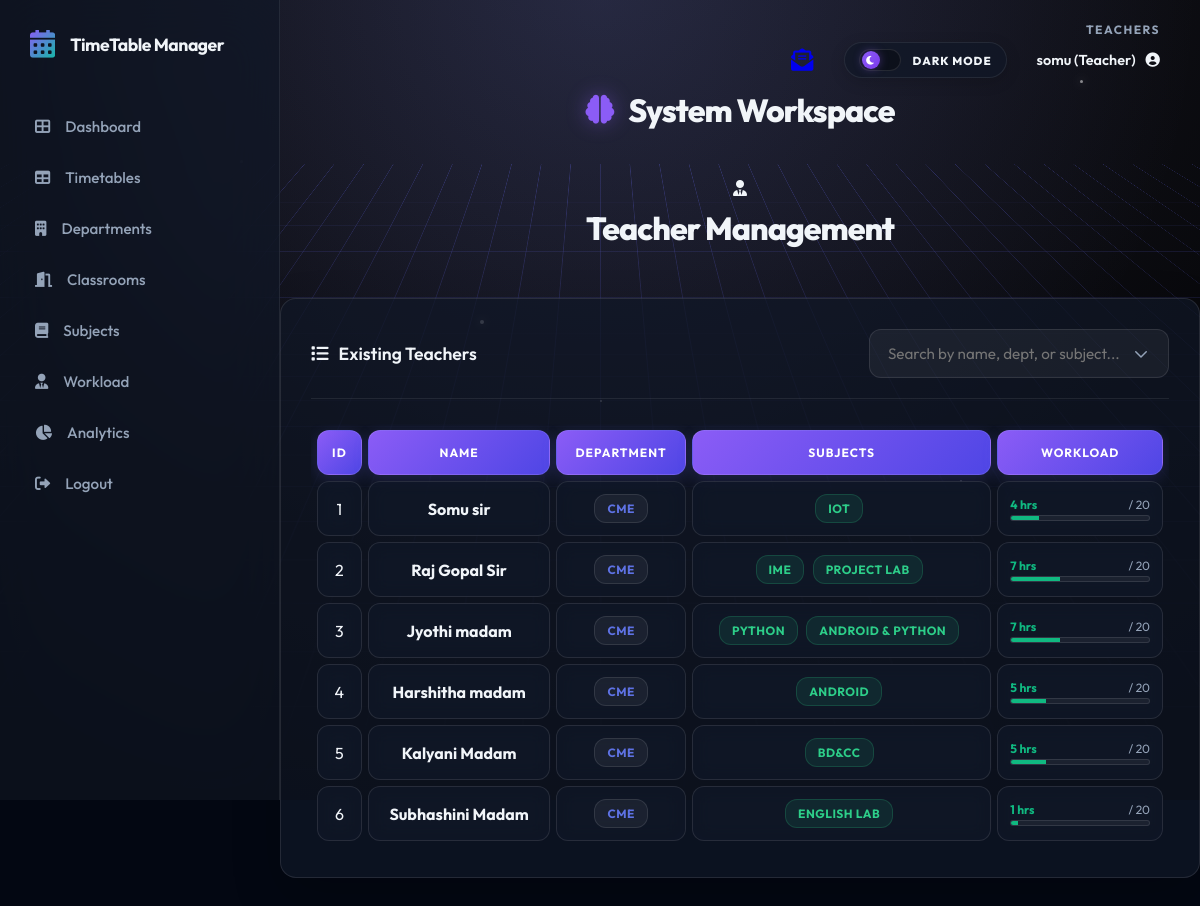
/teachers (signed in), run on the app's committed database.
### models.py (models this page shows)
class User(db.Model, UserMixin):
    id = db.Column(db.Integer, primary_key=True)
    username = db.Column(db.String(80), unique=True, nullable=False)
    password = db.Column(db.String(120), nullable=False)
    email = db.Column(db.String(120), nullable=True)
    role = db.Column(db.String(20), nullable=False, default='student')
    dept_id = db.Column(db.Integer, db.ForeignKey('department.id'), nullable=True)
    teacher_id = db.Column(db.Integer, db.ForeignKey('teacher.id'), nullable=True)
    department = db.relationship('Department', backref='users', lazy=True)
    teacher_profile = db.relationship('Teacher', backref='user_account', uselist=False, lazy=True)

class Teacher(db.Model):
    id = db.Column(db.Integer, primary_key=True)
    name = db.Column(db.String(100), nullable=False)
    email = db.Column(db.String(120), unique=True, nullable=True)
    dept_id = db.Column(db.Integer, db.ForeignKey('department.id'), nullable=True)
    workload_limit = db.Column(db.Integer, default=20)
    allocations = db.relationship('Allocation', backref='teacher', lazy=True, cascade="all, delete-orphan")
    timetable_entries = db.relationship('TimetableEntry', backref='teacher', lazy=True, cascade="all, delete-orphan")

class Department(db.Model):
    id = db.Column(db.Integer, primary_key=True)
    name = db.Column(db.String(100), nullable=False)
    code = db.Column(db.String(10), nullable=False)
    section = db.Column(db.String(10), nullable=True, default='A')
    semester = db.Column(db.String(20), nullable=True, default='Semester 1')
    courses = db.relationship('Course', backref='department', lazy=True, cascade="all, delete-orphan")
    teachers = db.relationship('Teacher', backref='department', lazy=True, cascade="all, delete-orphan")
    timetable_entries = db.relationship('TimetableEntry', backref='department', lazy=True, cascade="all, delete-orphan")

class Allocation(db.Model):
    id = db.Column(db.Integer, primary_key=True)
    course_id = db.Column(db.Integer, db.ForeignKey('course.id'), nullable=False)
    teacher_id = db.Column(db.Integer, db.ForeignKey('teacher.id'), nullable=False)

class Course(db.Model):
    id = db.Column(db.Integer, primary_key=True)
    name = db.Column(db.String(100), nullable=False)
    code = db.Column(db.String(20), nullable=False)
    dept_id = db.Column(db.Integer, db.ForeignKey('department.id'), nullable=False)
    type = db.Column(db.String(20), nullable=False, default='Theory')
    hours_per_week = db.Column(db.Integer, nullable=False)
    allocations = db.relationship('Allocation', backref='course', lazy=True, cascade="all, delete-orphan")
    timetable_entries = db.relationship('TimetableEntry', backref='course', lazy=True, cascade="all, delete-orphan")

### routes.py (the view, shortened to what this page needs)
@main.route('/teachers', methods=['GET', 'POST'])
@login_required
def teachers():
    teachers = Teacher.query.all()
    depts = Department.query.all()
    return render_template('resources/teachers.html', teachers=teachers, departments=depts)

### app.py (called while the page is built)
@login_manager.user_loader
def load_user(user_id):
    return User.query.get(int(user_id))

@app.context_processor
def inject_unread_count():
    from flask_login import current_user
    from models import Message
    if current_user.is_authenticated:
        count = Message.query.filter_by(recipient_id=current_user.id, is_read=False).count()
        return dict(unread_count=count)
    return dict(unread_count=0)

### templates/resources/teachers.html (shortened to what this page needs)
{% extends 'base.html' %}
{% block content %}
<div class="page-title-section">
    <div class="page-title">
        <i class="fas fa-user-tie"></i>
        <h1>Teacher Management</h1>
    </div>
</div>
<div class="card">
    <div class="card-header" style="display: flex; justify-content: space-between; align-items: center;">
        <h3><i class="fas fa-list"></i> Existing Teachers</h3>
        <input type="text" id="teacherSearch" onkeyup="filterTeachers()"
            placeholder="Search by name, dept, or subject..." class="form-control" style="width: 300px;">
    </div>
    <div class="timetable-responsive">
        <table class="timetable-table">
            <thead>
                <tr>
                    <th>ID</th>
                    <th>Name</th>
                    <th>Department</th>
                    <th>Subjects</th>
                    <th>Workload</th>
                </tr>
            </thead>
            <tbody>
                {% for teacher in teachers %}
                <tr>
                    <td>{{ teacher.id }}</td>
                    <td><strong>{{ teacher.name }}</strong></td>
                    <td>
                        <span class="badge"
                            style="background: var(--input-bg); border: 1px solid var(--border-color); color: #5e72e4; font-weight: 700;">
                            {{ teacher.department.name if teacher.department else 'N/A' }}
                        </span>
                    </td>
                    <td>
                        {% if teacher.allocations %}
                        {% for alloc in teacher.allocations %}
                        <span class="badge"
                            style="background: rgba(45, 206, 137, 0.1); color: #2dce89; border: 1px solid rgba(45, 206, 137, 0.2); margin-right: 5px;">
                            {{ alloc.course.name }}
                        </span>
                        {% endfor %}
                        {% else %}
                        <span style="color: var(--text-muted);">No subjects assigned</span>
                        {% endif %}
                    </td>
                    {% set ns = namespace(total=0) %}
                    {% for alloc in teacher.allocations %}
                    {% set ns.total = ns.total + alloc.course.hours_per_week %}
                    {% endfor %}
                    {% set pct = (ns.total / 20) * 100 %}
                    {% if pct > 100 %}{% set pct = 100 %}{% endif %}
                    {% set bar_color = '#10b981' %}
                    {% if ns.total >= 15 %}{% set bar_color = '#f59e0b' %}{% endif %}
                    {% if ns.total >= 20 %}{% set bar_color = '#ef4444' %}{% endif %}
                    <td style="min-width: 150px;">
                        <div
                            style="display: flex; justify-content: space-between; font-size: 0.75rem; margin-bottom: 3px;">
                            <span style="font-weight: 700; color: {{ bar_color }};">{{ ns.total }} hrs</span>
                            <span style="color: var(--text-muted);">/ 20</span>
                        </div>
                        <div
                            style="background: var(--input-bg); border: 1px solid var(--border-color); border-radius: 4px; height: 6px; width: 100%; overflow: hidden;">
                            <div style="background: {{ bar_color }}; width: {{ pct }}%; height: 100%;"></div>
                        </div>
                    </td>
                </tr>
                {% else %}
                <tr>
                    <td colspan="6" style="text-align: center; color: var(--text-muted); padding: 40px;">No teachers
                        found.</td>
                </tr>
                {% endfor %}
            </tbody>
        </table>
    </div>
</div>
{% endblock %}

### templates/base.html (shortened to what this page needs)
<!DOCTYPE html>
<html lang="en">
<head>
    <link rel="stylesheet" href="{{ url_for('static', filename='css/style.css') }}">
    <link rel="stylesheet" href="https://cdnjs.cloudflare.com/ajax/libs/font-awesome/6.0.0/css/all.min.css">
</head>
<body>
    <div class="cyber-grid-container">
        <div class="cyber-grid"></div>
        <div class="cyber-glow"></div>
        <div class="floating-particles">
            <i></i><i></i><i></i><i></i><i></i><i></i>
        </div>
    </div>
    {% set is_auth = request.endpoint in ['main.login', 'main.register', 'main.register_student',
    'main.register_teacher'] %}
    <div class="{{ 'app-wrapper' if not is_auth else '' }}">
        {% if not is_auth %}
        <aside class="sidebar" id="appSidebar">
            <div class="sidebar-header">
                <i class="fas fa-calendar-alt"></i>
                <h2>TimeTable Manager</h2>
            </div>
            <ul class="sidebar-nav">
                <li class="nav-item {% if request.endpoint == 'main.dashboard' %}active{% endif %}">
                    <a href="{{ url_for('main.dashboard') }}" class="nav-link">
                        <i class="fas fa-th-large"></i> Dashboard
                    </a>
                </li>
                <li class="nav-item {% if request.endpoint == 'main.timetable' %}active{% endif %}">
                    <a href="{{ url_for('main.timetable') }}" class="nav-link">
                        <i class="fas fa-table"></i> Timetables
                    </a>
                </li>
                <li class="nav-item {% if request.endpoint == 'main.departments' %}active{% endif %}">
                    <a href="{{ url_for('main.departments') }}" class="nav-link">
                        <i class="fas fa-building"></i> Departments
                    </a>
                </li>
                <li class="nav-item {% if request.endpoint == 'main.classrooms' %}active{% endif %}">
                    <a href="{{ url_for('main.classrooms') }}" class="nav-link">
                        <i class="fas fa-door-open"></i> Classrooms
                    </a>
                </li>
                <li class="nav-item {% if request.endpoint == 'main.courses' %}active{% endif %}">
                    <a href="{{ url_for('main.courses') }}" class="nav-link">
                        <i class="fas fa-book"></i> Subjects
                    </a>
                </li>
                <li class="nav-item">
                    <a href="{{ url_for('main.teachers') }}" class="nav-link">
                        <i class="fas fa-user-tie"></i> Workload
                    </a>
                </li>
                <li class="nav-item {% if request.endpoint == 'main.reports' %}active{% endif %}">
                    <a href="{{ url_for('main.reports') }}" class="nav-link">
                        <i class="fas fa-chart-pie"></i> Analytics
                    </a>
                </li>
                {% if current_user.is_authenticated %}
                <li class="nav-item">
                    <a href="{{ url_for('main.logout') }}" class="nav-link">
                        <i class="fas fa-sign-out-alt"></i> Logout
                    </a>
                </li>
                {% else %}
                <li class="nav-item">
                    <a href="{{ url_for('main.login') }}" class="nav-link">
                        <i class="fas fa-sign-in-alt"></i> Login
                    </a>
                </li>
                {% endif %}
            </ul>
        </aside>
        {% endif %}
        <main class="{{ 'main-area' if not is_auth else '' }}">
            {% if not is_auth %}
            <div class="top-header">
                <div class="header-meta-group">
                    <div class="breadcrumb-mini">{{ request.endpoint.split('.')[-1].replace('_', ' ') }}</div>
                    <div class="user-controls">
                        {% if current_user.is_authenticated %}
                        <a href="{{ url_for('main.mailbox') }}" class="icon-btn nav-mailbox-link" title="Mailbox"
                            style="margin-right: 15px; position: relative;">
                            <i class="fas fa-envelope-open-text nav-mailbox-icon"></i>
                        </a>
                        <div class="mode-switcher" id="themeToggle" title="Switch Interface Mode">
                            <div class="mode-track">
                                <div class="mode-thumb">
                                    <i class="fas fa-moon moon-icon"></i>
                                </div>
                            </div>
                            <span class="mode-label">Dark Mode</span>
                        </div>
                        <div class="user-dropdown">
                            <a href="{{ url_for('main.profile') }}" class="user-profile" id="userProfileToggle"
                                style="text-decoration: none; color: inherit; cursor: pointer;">
                                <span>{{ current_user.username }} ({{ current_user.role|capitalize }})</span>
                                <i class="fas fa-user-circle"></i>
                            </a>
                        </div>
                        {% else %}
                        <div class="user-profile">
                            <span>Guest</span>
                            <i class="fas fa-user-circle"></i>
                        </div>
                        {% endif %}
                    </div>
                </div>
            </div>
            <div class="page-title-section">
                <div class="page-title">
                    <h1>
                        {% block icon %}<i class="fas fa-brain"></i>{% endblock %}
                        {% block title %}System Workspace{% endblock %}
                    </h1>
                </div>
            </div>
            {% endif %}
            {% block content %}{% endblock %}
    </div>
</body>
</html>

### data on the page
User: username "somu", role "Teacher"
Teacher: id "1", name "Somu sir", department "CME", total "4", {{ pct }} 20.0 (drawn)
Allocation: course.name "IOT"
Teacher: id "2", name "Raj Gopal Sir", department "CME", total "7", {{ pct }} 35.0 (drawn)
Allocation: course.name "IME"
Allocation: course.name "PROJECT LAB"
Teacher: id "3", name "Jyothi madam", department "CME", total "7", {{ pct }} 35.0 (drawn)
Allocation: course.name "PYTHON"
Allocation: course.name "ANDROID & PYTHON"
Teacher: id "4", name "Harshitha madam", department "CME", total "5", {{ pct }} 25.0 (drawn)
Allocation: course.name "ANDROID"
Teacher: id "5", name "Kalyani Madam", department "CME", total "5", {{ pct }} 25.0 (drawn)
Allocation: course.name "BD&CC"
Teacher: id "6", name "Subhashini Madam", department "CME", total "1", {{ pct }} 5.0 (drawn)
Allocation: course.name "ENGLISH LAB"

### other printed values
{{ request.endpoint.split('.')[-1].replace('_', ' ') }} "TEACHERS"
